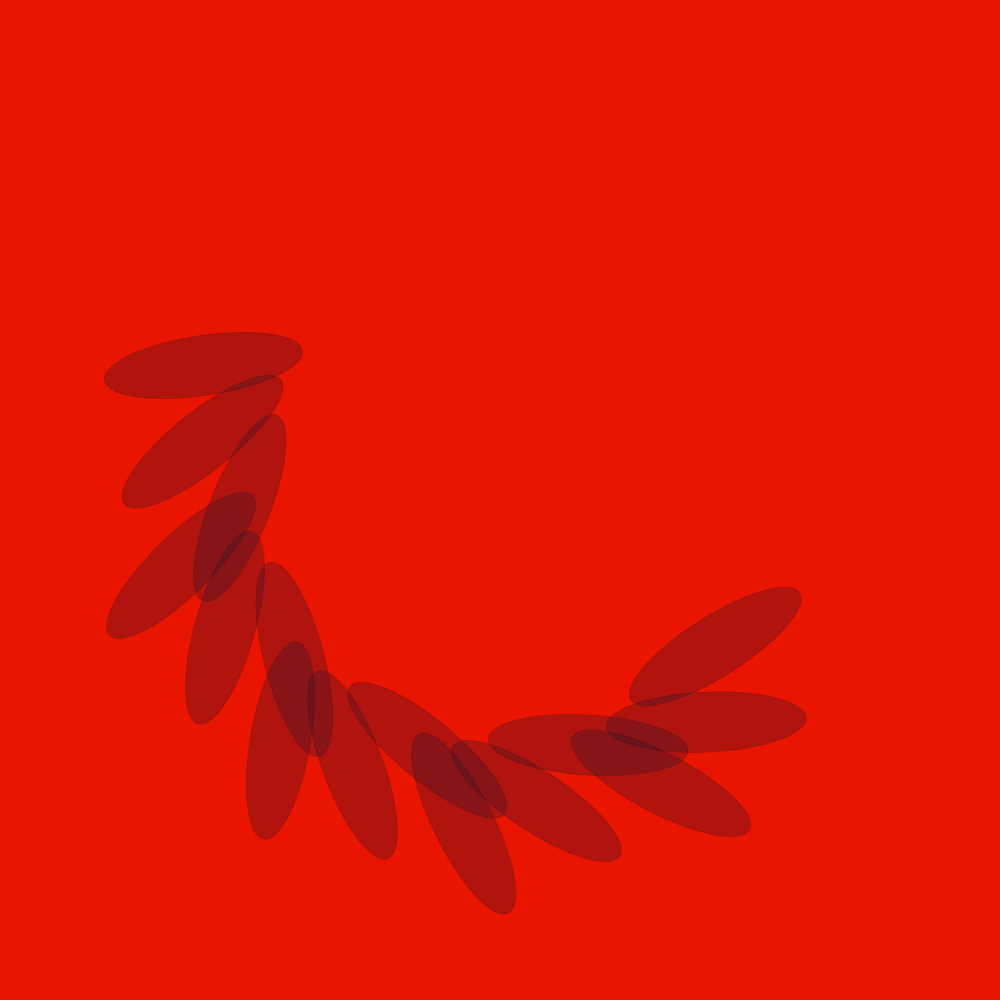
Frame 1 (no input)
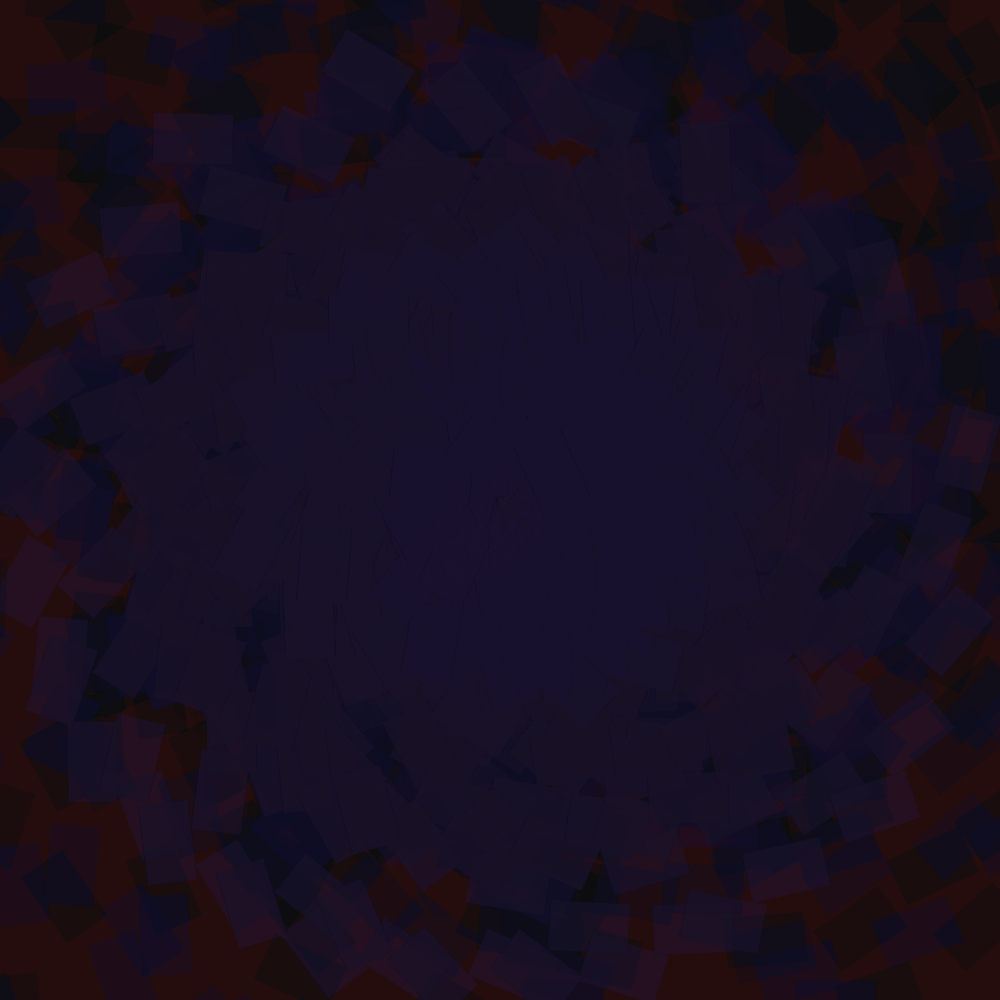
Frame 60 (no input)
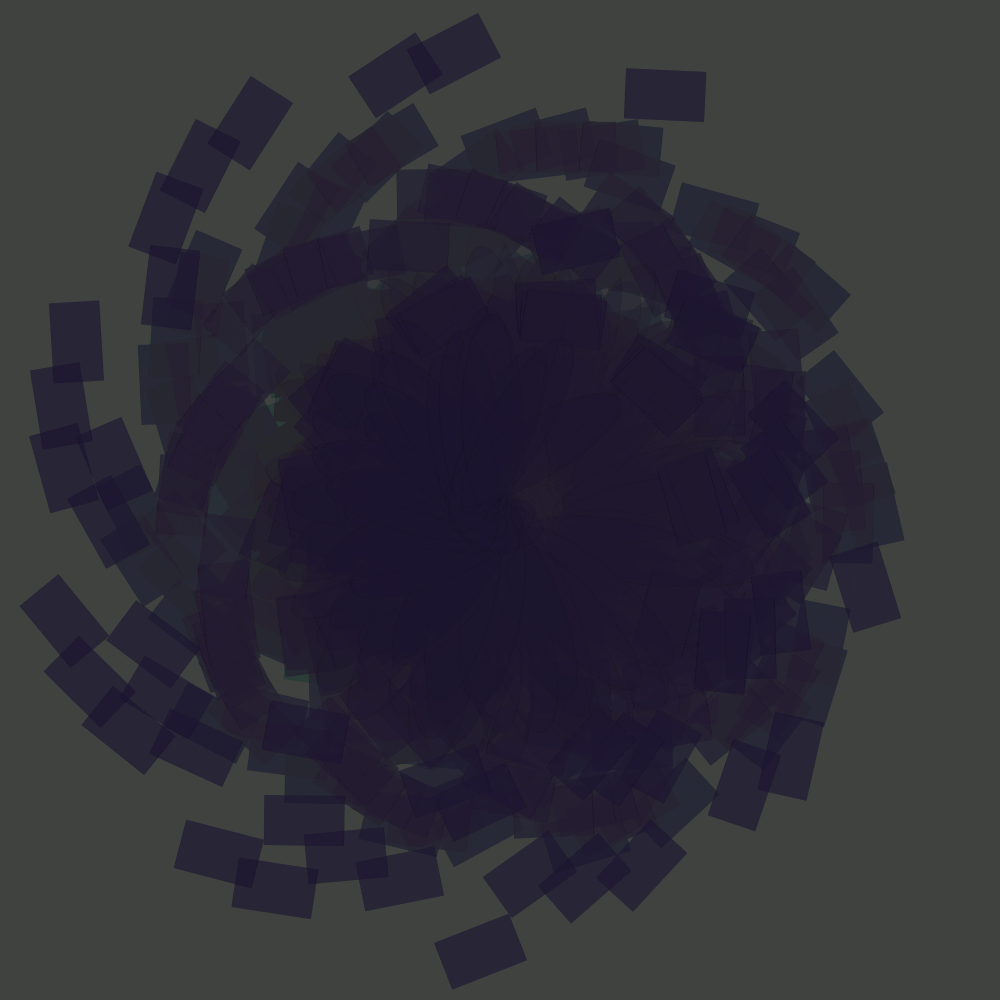
Frame 120 (the mouse pressed at the canvas centre since frame 60)

The p5.js sketch that drew these frames (run headless with seeded random() and noise() and a simulated clock; from frame 60 on, the mouse is pressed at the canvas centre):

// p5.js sketch
// ── sketch.js
var A = 6.0 ; //angle
var S = 0.5;// speed
var Sc ; //dist of the circle from the particular center

function setup() {
  createCanvas(1000,1000);
  noStroke;
   background(244,22,1);
}

function draw() {
	scale(2); // whole canvas has been scaled for cinematic effects
  var Ball0 = map(A/2,10,S/2,20,100);
  var Ball1 = map(A/2,20,S/2,30,100);
  var Ball2 = map(A/2,20,S/2,10,300);
  
  // ---------------- background color change -----------------------
  var R =map(A/2,10,S/2,10,13) ; var G =map(A/2,10,S/2,10,229) ; var B =map(A/2,10,S/2,10,178) ;
 background(A-2,A,A+2,10);
 
 
  translate(width/4, height/4);   // position of the center
  
  //----- OBJECT 1 ----
  
  rotate(A);  // spin object 1 
  for (var i= 0; i<5 ;i++){
    push();
     rotate(i*PI/5);    
     translate(10, Ball1);
     Sc = map(A/2,20,S/2,0,50)
     var x = cos(A)*Sc;          
     var y = sin(A)*Sc;
     var O1 = map(A/2,20,S/2,0,25);
     stroke(6,40,160,01);
     fill(167,45,16,0);
     var r1 = map(A/2,20,S/2,250,100);
     ellipse(0,y,r1,r1);
           noStroke;
          // ------ OBJECT 2 -----
          rotate(A);
          for (var j= 0; j<3 ;j++){
            push();
            rotate(j*PI/6);
            translate(Ball0/3, Ball1/3);
            strokeWeight(.5);
            stroke(25,50);
            fill(26,21,47,70);
             var r2 = map(A/2,80,S/2,500,30);
            ellipse(x,0,100,30);
                  
                 // ---- OBJECT3 ----
                  rotate(A);
                  for (var k= 0; k<3 ;k++){
                  push();
                  rotate(PI/3);
                  translate(Ball1, Ball2);
                  //fill(56,69,169);
                    var r3 = map(A/2,80,S/2,250,50);
                    var O3 = map(A/2,80,S/2,0,50);
                    stroke(5,6,16,3);
                    strokeWeight(.5);
                  rect(x,0,40,25);
                  pop();
              }
          pop();
      }
     pop();
  }
  
  A += S;
}

function mousePressed(){
 background(144,254,124);
}
